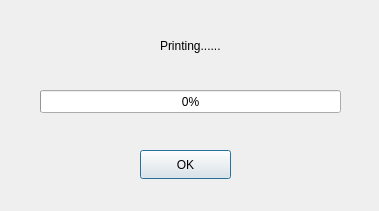
<?xml version="1.0" encoding="UTF-8"?>
<ui version="4.0">
 <class>PrintProgress</class>
 <widget class="QDialog" name="PrintProgress">
  <property name="geometry">
   <rect>
    <x>0</x>
    <y>0</y>
    <width>379</width>
    <height>211</height>
   </rect>
  </property>
  <property name="windowTitle">
   <string>Dialog</string>
  </property>
  <widget class="QLabel" name="label">
   <property name="geometry">
    <rect>
     <x>160</x>
     <y>30</y>
     <width>81</width>
     <height>31</height>
    </rect>
   </property>
   <property name="text">
    <string>Printing......</string>
   </property>
  </widget>
  <widget class="QProgressBar" name="progressBar">
   <property name="geometry">
    <rect>
     <x>40</x>
     <y>90</y>
     <width>301</width>
     <height>23</height>
    </rect>
   </property>
   <property name="value">
    <number>0</number>
   </property>
  </widget>
  <widget class="QPushButton" name="okBtn">
   <property name="geometry">
    <rect>
     <x>140</x>
     <y>150</y>
     <width>91</width>
     <height>29</height>
    </rect>
   </property>
   <property name="text">
    <string>OK</string>
   </property>
  </widget>
 </widget>
 <resources/>
 <connections/>
</ui>
